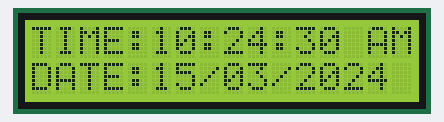
The sketch below on a simulated Arduino Uno, built with avr-gcc and run on an emulated ATmega328P. Shown: 16×2 character LCD. The local clock reads 2024-03-15 10:24:30 at power-on unless the sketch sets it.

Above: at 0.1 s.
At 4.3 s:
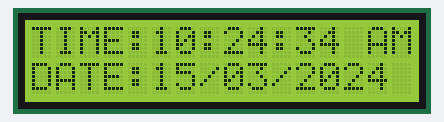
At 9.5 s:
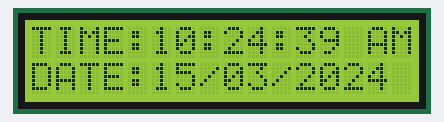
At 18.8 s:
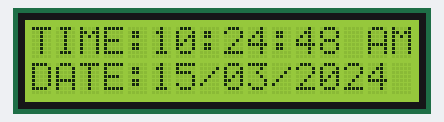
At 28.1 s:
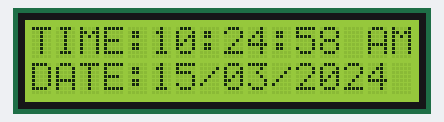
At 38.5 s:
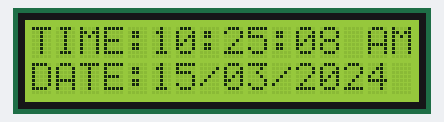

Measured:
- what the display in image 1 shows lasts 1.1 s, from 4.2 s to 5.3 s

The sketch:

i2c_rtc_clock.ino.ino
```cpp
#include <Wire.h>
#include <LiquidCrystal_I2C.h>
#include <RTClib.h>

RTC_DS1307 rtc;

LiquidCrystal_I2C lcd(0x27, 16, 2); // Set the LCD address to 0x27 for a 16 chars and 2 line display

void setup() {
  lcd.init();                      // Initialize the LCD
  lcd.backlight();                 // Turn on backlight
  Wire.begin();
  rtc.begin();

  if (! rtc.isrunning()) {
    lcd.print("RTC is NOT running!");
    rtc.adjust(DateTime(F(__DATE__), F(__TIME__)));
  }
}

void loop() {
  DateTime now = rtc.now();

  int hour = now.hour();
  int minute = now.minute();
  int second = now.second();
  int day = now.day();
  int month = now.month();
  int year = now.year();

  lcd.clear();
  // Display "TIME" in front of the time
  lcd.setCursor(0,0);
  lcd.print("TIME:");

  // Display time in 12-hour format with leading zeros
  if(hour < 10) {
    lcd.print("0");
  }
  if(hour == 0) {
    lcd.print("12");
  }
  else if(hour <= 12) {
    lcd.print(hour);
  }
  else {
    lcd.print(hour - 12);
  }
  lcd.print(":");

  if(minute < 10) {
    lcd.print("0");
  }
  lcd.print(minute);
  lcd.print(":");

  if(second < 10) {
    lcd.print("0");
  }
  lcd.print(second);

  if(hour >= 12) {
    lcd.print(" PM");
  } else {
    lcd.print(" AM");
  }

  // Display "DATE" in front of the date
  lcd.setCursor(0,1);
  lcd.print("DATE:");

  // Display date in dd/mm/yyyy format
  if(day < 10) {
    lcd.print("0");
  }
  lcd.print(day);
  lcd.print("/");

  if(month < 10) {
    lcd.print("0");
  }
  lcd.print(month);
  lcd.print("/");
  lcd.print(year);

  delay(1000); // Update every second
}
```
